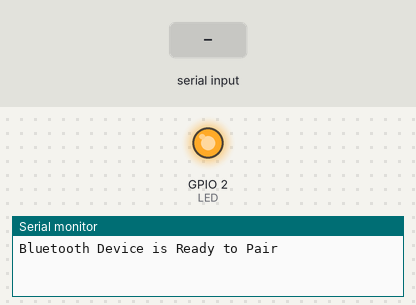
A program run on a simulated ESP32. Shown: output pins drawn as LEDs (lit = HIGH), the last lines printed to the serial monitor. Inputs (shaded band) come from the test bench. Nothing arrives over Bluetooth unless stated.

Above: at 5.2 s.
5.3 s: "1" received over the second serial link
6.8 s: "0" received over the second serial link
At 7.6 s:
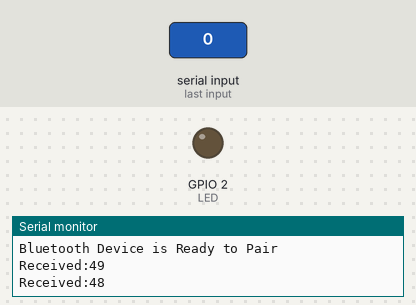
Timing chart, 0 to 9.8 s (numbered marks = the images above; inputs shaded):
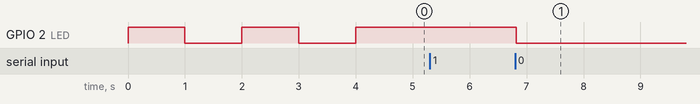

Measured:
- after the input at 6.8 s, GPIO 2 (LED): HIGH → LOW at once

The program:

main.cpp
```cpp
#include <Arduino.h>
#include "BluetoothSerial.h"
#define LED 2

BluetoothSerial ESP_BT; //Object for Bluetooth

int incoming;


void setup() {
  Serial.begin(115200); //Start Serial monitor in 9600
  ESP_BT.begin("ESP32_LED_Control"); //Name of your Bluetooth Signal
  Serial.println("Bluetooth Device is Ready to Pair");

  pinMode (LED, OUTPUT);//Specify that LED pin is output
digitalWrite(LED, HIGH);
delay(1000);
digitalWrite(LED, LOW);
delay(1000);
digitalWrite(LED, HIGH);
digitalWrite(LED, HIGH);
delay(1000);
digitalWrite(LED, LOW);
delay(1000);
digitalWrite(LED, HIGH);
 }
void loop() {

  if (ESP_BT.available()) //Check if we receive anything from Bluetooth
  {
    incoming = ESP_BT.read(); //Read what we recevive
    Serial.print("Received:"); Serial.println(incoming);

    if (incoming == 49)
        {
        digitalWrite(LED, HIGH);
        ESP_BT.println("LED turned ON");
        }

    if (incoming == 48)
        {
        digitalWrite(LED, LOW);
        ESP_BT.println("LED turned OFF");
        }
  }
  delay(20);
}
```
